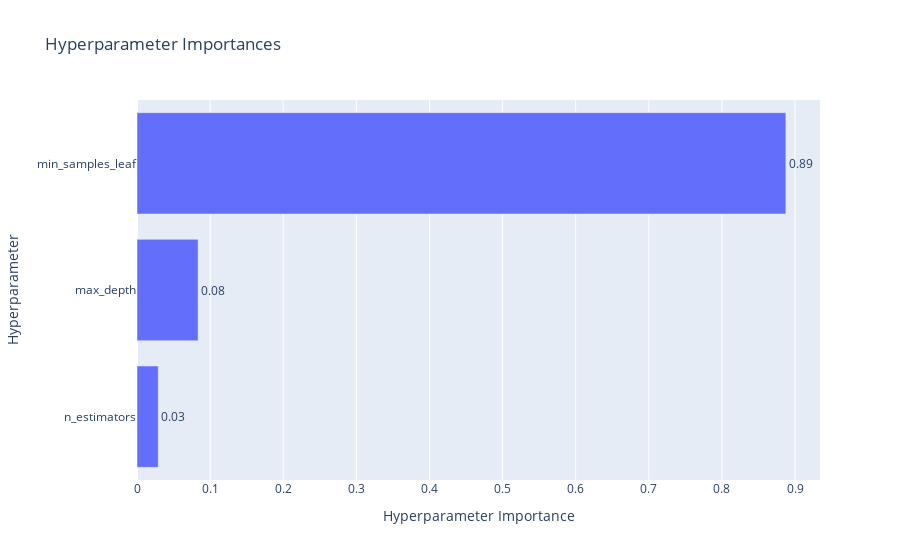

Notebook code cell kept with this figure:
### Markdown cell above
График важности гиперпараметров - помогает понять, какие гиперпараметры вносят больший вклад в минимизацию/максимизацию метрики.

### Code cell
optuna.visualization.plot_param_importances(study, target_name="f1_score")

### Figure 1 — Plotly figure (JSON) as saved in the notebook; plotly's stock layout.template omitted (floating-point values rounded to 4 significant figures)
{"data": [{"cliponaxis": false, "hovertemplate": ["n_estimators (IntDistribution): 0.029043493840408358<extra></extra>", "max_depth (IntDistribution): 0.08353964838054842<extra></extra>", "min_samples_leaf (IntDistribution): 0.8874168577790432<extra></extra>"], "name": "f1_score", "orientation": "h", "text": ["0.03", "0.08", "0.89"], "textposition": "outside", "type": "bar", "x": [0.02904, 0.08354, 0.8874], "y": ["n_estimators", "max_depth", "min_samples_leaf"]}], "layout": {"title": {"text": "Hyperparameter Importances"}, "xaxis": {"title": {"text": "Hyperparameter Importance"}}, "yaxis": {"title": {"text": "Hyperparameter"}}}}
